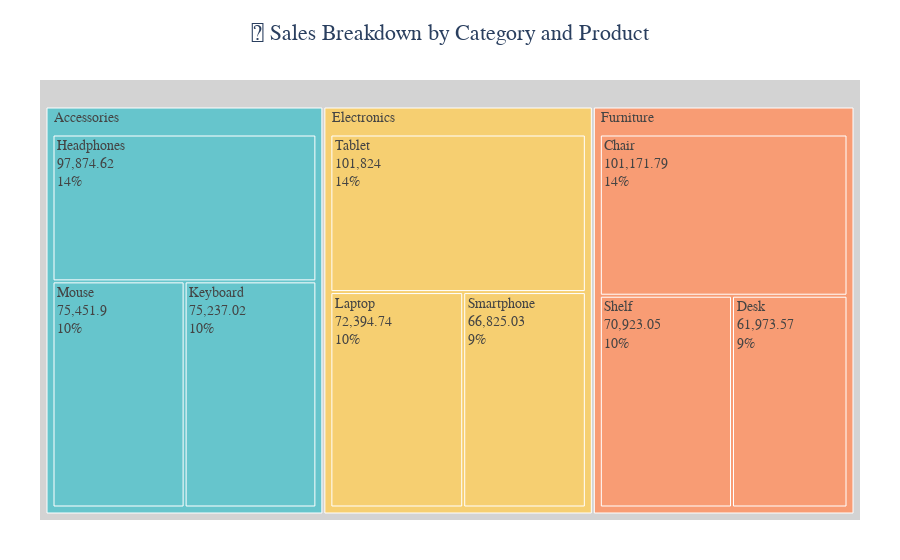

This figure's notebook cell:
### Code cell
fig2 = px.treemap(
    df,
    path=['Category', 'Product'],
    values='Total_Amount',
    title='🧩 Sales Breakdown by Category and Product',
    color='Category',
    color_discrete_sequence=px.colors.qualitative.Pastel
)

fig2.update_traces(
    root_color='lightgray',
    hovertemplate='<b>%{label}</b><br>Total Sales: $%{value:,.2f}<extra></extra>',
    textinfo='label+value+percent entry'
)

fig2.update_layout(
    margin=dict(t=80, l=40, r=40, b=40),
    title_font=dict(size=22),
    title_x=0.5,
    paper_bgcolor='white',
    plot_bgcolor='white',
    font=dict(family='Arial', size=14)
)

fig2.show()

### Figure 1 — Plotly figure (JSON) as saved in the notebook; plotly's stock layout.template omitted (floating-point values rounded to 4 significant figures)
{"data": [{"branchvalues": "total", "customdata": [["Accessories"], ["Accessories"], ["Accessories"], ["Accessories"], ["Electronics"], ["Electronics"], ["Electronics"], ["Electronics"], ["Furniture"], ["Furniture"], ["Furniture"], ["Furniture"]], "domain": {"x": [0, 1], "y": [0, 1]}, "hovertemplate": "<b>%{label}</b><br>Total Sales: $%{value:,.2f}<extra></extra>", "ids": ["Accessories/Mouse", "Accessories/Headphones", "Accessories/Keyboard", "Accessories", "Electronics/Tablet", "Electronics/Laptop", "Electronics/Smartphone", "Electronics", "Furniture/Chair", "Furniture/Desk", "Furniture/Shelf", "Furniture"], "labels": ["Mouse", "Headphones", "Keyboard", "Accessories", "Tablet", "Laptop", "Smartphone", "Electronics", "Chair", "Desk", "Shelf", "Furniture"], "marker": {"colors": ["rgb(102, 197, 204)", "rgb(102, 197, 204)", "rgb(102, 197, 204)", "rgb(102, 197, 204)", "rgb(246, 207, 113)", "rgb(246, 207, 113)", "rgb(246, 207, 113)", "rgb(246, 207, 113)", "rgb(248, 156, 116)", "rgb(248, 156, 116)", "rgb(248, 156, 116)", "rgb(248, 156, 116)"]}, "name": "", "parents": ["Accessories", "Accessories", "Accessories", "", "Electronics", "Electronics", "Electronics", "", "Furniture", "Furniture", "Furniture", ""], "root": {"color": "lightgray"}, "textinfo": "label+value+percent entry", "type": "treemap", "values": [75450.0, 97870.0, 75240.0, 248600.0, 101800.0, 72390.0, 66830.0, 241000.0, 101200.0, 61970.0, 70920.0, 234100.0]}], "layout": {"font": {"family": "Arial", "size": 14}, "legend": {"tracegroupgap": 0}, "margin": {"b": 40, "l": 40, "r": 40, "t": 80}, "paper_bgcolor": "white", "plot_bgcolor": "white", "title": {"font": {"size": 22}, "text": "🧩 Sales Breakdown by Category and Product", "x": 0.5}, "treemapcolorway": ["rgb(102, 197, 204)", "rgb(246, 207, 113)", "rgb(248, 156, 116)", "rgb(220, 176, 242)", "rgb(135, 197, 95)", "rgb(158, 185, 243)", "rgb(254, 136, 177)", "rgb(201, 219, 116)", "rgb(139, 224, 164)", "rgb(180, 151, 231)", "rgb(179, 179, 179)"]}}
